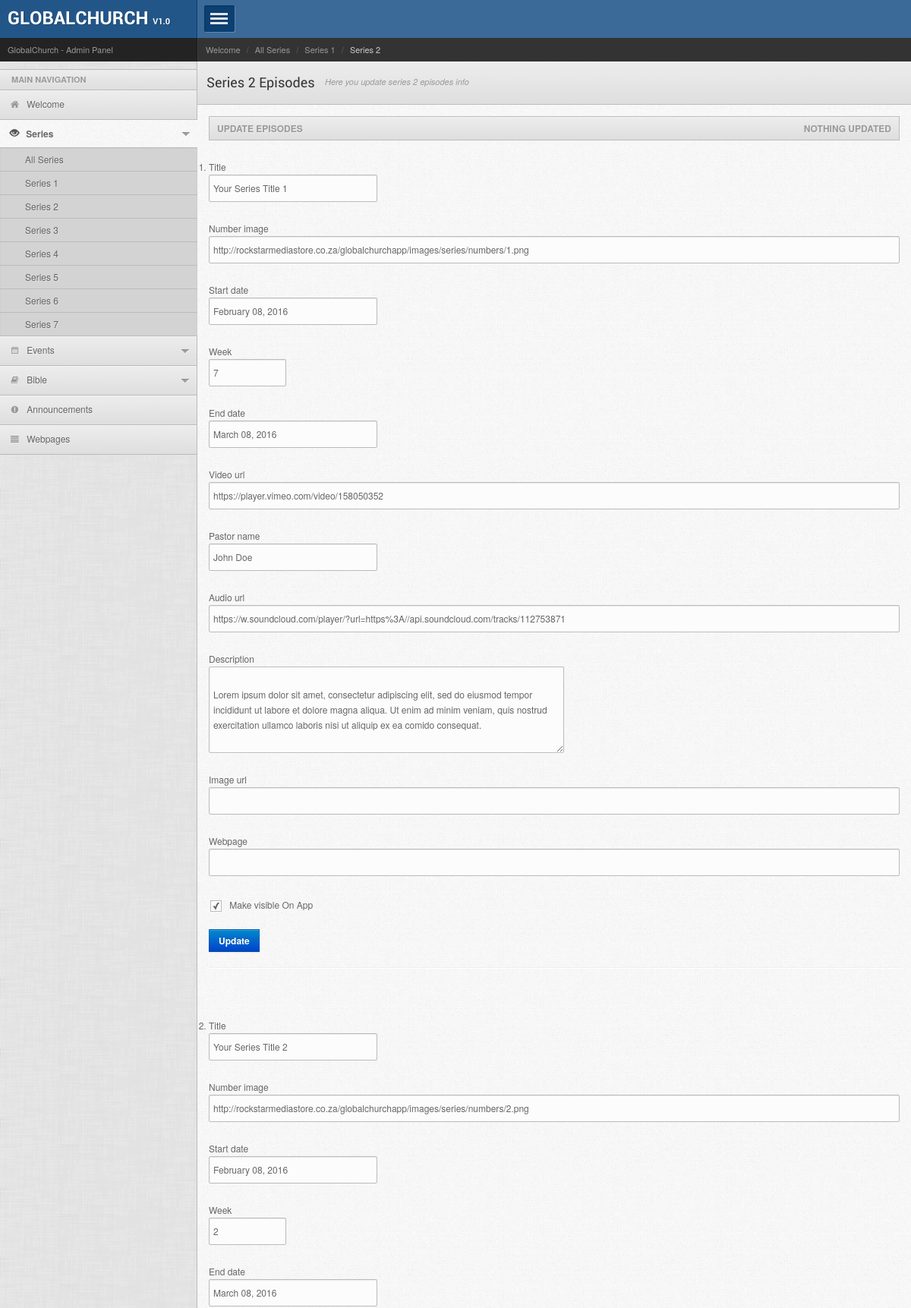
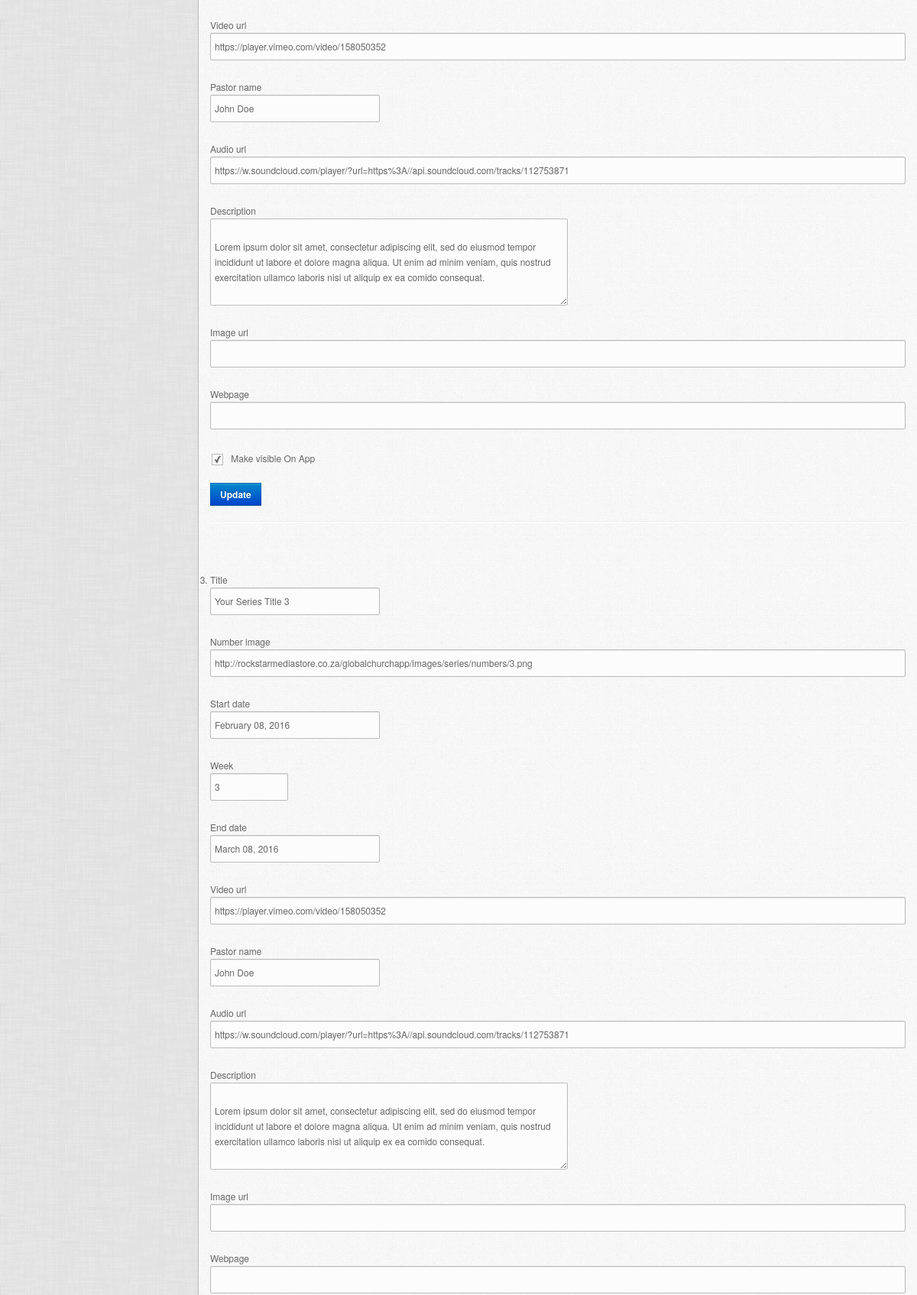
Page /series/series2.php (upper part) on the committed database (2 pictures, top to bottom).
### tables this page shows
CREATE TABLE IF NOT EXISTS `episodes` (
  `id` int(11) NOT NULL AUTO_INCREMENT,
  `SERIES_ID` int(11) NOT NULL,
  `EPISODE_TITLE` varchar(50) NOT NULL,
  `EPISODE_NUMBER_IMAGE` text NOT NULL,
  `EPISODE_START_DATE` varchar(50) NOT NULL,
  `EPISODE_WEEK` varchar(2) NOT NULL,
  `EPISODE_END_DATE` varchar(50) NOT NULL,
  `EPISODE_VIDEO` text NOT NULL,
  `EPISODE_PASTOR` varchar(50) NOT NULL,
  `EPISODE_AUDIO` text NOT NULL,
  `EPISODE_DESCRIPTION` text NOT NULL,
  `EPISODE_IMAGE` text,
  `EPISODE_WEBPAGE` text,
  `isActive` enum('y','n') NOT NULL,
  PRIMARY KEY (`id`)
);

### includes/db_conx.php (called while the page is built, shortened)
<?php
class DBC{
	public static function connect() {
		$db_conx = mysqli_connect("SERVER_NAME", "USERNAME","PASSWORD","DATABASE_NAME");
		return $db_conx;
	}
}
?>

### includes/db_functions.php (called while the page is built, shortened)
<?php
class DB_Functions {
	private $db_conx;
    function __construct() {
        include_once ('db_conx.php');
        $this->db_conx = DBC::connect();
    }
    public function getAllEpisodes($seriesID) {
	$sql = "Select * From episodes Where SERIES_ID = '$seriesID'";
        $result = mysqli_query($this->db_conx,$sql);
        return $result;
    }
}
?>

### series/series2.php (the view, shortened to what this page needs)
<?php
	include_once ('../includes/db_functions.php');
	$db = new DB_Functions();
	$message = "Nothing updated";
?>
<!DOCTYPE html>
<html>
<head>
<link rel="stylesheet" href="../css/style.default.css" type="text/css" />
<link rel="stylesheet" href="../prettify/prettify.css" type="text/css" />
<link rel="stylesheet" href="../css/bootstrap-fileupload.min.css" type="text/css" />
<link rel="stylesheet" href="../css/bootstrap-timepicker.min.css" type="text/css" />
</head>
<body>
<div class="mainwrapper">
    <div class="leftpanel">
        <div class="logopanel">
        	<h1><a href="../index.php">GlobalChurch <span>v1.0</span></a></h1>
        </div>
        <div class="datewidget">GlobalChurch - Admin Panel</div>
        <div class="leftmenu">
            <ul class="nav nav-tabs nav-stacked">
            	<li class="nav-header">Main Navigation</li>
            	<li><a href="../index.php"><span class="iconfa-home"></span> Welcome</a></li>
                <li class="active dropdown"><a href=""><span class="icon-eye-open"></span> Series</a>
                	<ul style="display: block;">
                    	<li><a href="all_series.php">All Series</a></li>
                    	<li><a href="series1.php">Series 1</a></li>
                    	<li><a href="series2.php">Series 2</a></li>
                    	<li><a href="series3.php">Series 3</a></li>
                    	<li><a href="series4.php">Series 4</a></li>
                    	<li><a href="series5.php">Series 5</a></li>
                    	<li><a href="series6.php">Series 6</a></li>
                    	<li><a href="series7.php">Series 7</a></li>
                    </ul>
                </li>
                <li class="dropdown"><a href=""><span class="iconfa-calendar"></span> Events</a>
                </li>
                <li class="dropdown"><a href=""><span class="iconfa-book"></span> Bible</a>
                </li>
                <li><a href="../news/news.php"><span class="iconfa-exclamation-sign"></span> Announcements</a>
                </li>
                <li><a href="../pages/pages.php"><span class="iconfa-align-justify"></span> Webpages</a>
                </li>
             </ul>
        </div>
    </div>
    <div class="rightpanel">
    	<div class="headerpanel">
        	<a href="" class="showmenu"></a>
    	</div>
        <div class="breadcrumbwidget">
        	<ul class="skins">
                <li>&nbsp;</li>
            </ul>
        	<ul class="breadcrumb">
                <li><a href="../index.php">Welcome</a> <span class="divider">/</span></li>
                <li><a href="all_series.php">All Series</a> <span class="divider">/</span></li>
                <li><a href="series1.php">Series 1</a> <span class="divider">/</span></li>
                <li class="active">Series 2</li>
            </ul>
        </div>
        <div class="pagetitle">
        	<h1>Series 2 Episodes</h1> <span>Here you update series 2 episodes info</span>
        </div>
        <div class="maincontent">
        	<div class="contentinner">
            	<h4 class="widgettitle">Update Episodes <span style="float:right"><?php echo $message; ?></span></h4>
                <div class="widgetcontent">
                    <ol class="devices">
                    <?php
                        $allEpisodes = $db->getAllEpisodes(2);
                        while ($row = mysqli_fetch_array($allEpisodes)) {
                            ?>
                        <li>
                            <form id="<?php echo $row["id"] ?>" class="stdform" name="" method="post">
                                <p>
                                    <label>Title</label>
                                    <span class="field"><input type="text" name="title" class="input-large" value="<?php echo $row["EPISODE_TITLE"] ?>" /></span>
                                </p>
                                <p>
                                    <label>Number image</label>
                                    <span class="field"><input type="text" name="number_image" class="input-xxlarge" value="<?php echo $row["EPISODE_NUMBER_IMAGE"] ?>" /></span>
                                </p>
                                <p>
                                    <label>Start date</label>
                                    <span class="field"><input type="text" name="start_date" class="input-large" value="<?php echo $row["EPISODE_START_DATE"] ?>" /></span>
                                </p>
                                <p>
                                    <label>Week</label>
                                    <span class="field"><input type="text" name="week" class="input-small" value="<?php echo $row["EPISODE_WEEK"] ?>" /></span>
                                </p>
                                <p>
                                    <label>End date</label>
                                    <span class="field"><input type="text" name="end_date" class="input-large" value="<?php echo $row["EPISODE_END_DATE"] ?>" /></span>
                                </p>
                                <p>
                                    <label>Video url</label>
                                    <span class="field"><input type="text" name="video_url" class="input-xxlarge" value="<?php echo $row["EPISODE_VIDEO"] ?>" /></span>
                                </p>
                                <p>
                                    <label>Pastor name</label>
                                    <span class="field"><input type="text" name="pastor_name" class="input-large" value="<?php echo $row["EPISODE_PASTOR"] ?>" /></span>
                                </p>
                                <p>
                                    <label>Audio url</label>
                                    <span class="field"><input type="text" name="audio_url" class="input-xxlarge" value="<?php echo $row["EPISODE_AUDIO"] ?>" /></span>
                                </p>
                                <p>
                                    <label>Description</label>
                                    <span class="field">
                                    	<textarea id="autoResizeTA" name="description" cols="80" rows="5" class="span5" style="resize: vertical">
											<?php echo $row["EPISODE_DESCRIPTION"] ?>
                                        </textarea>
                                    </span>
                                </p>
                                <p>
                                    <label>Image url</label>
                                    <span class="field"><input type="text" name="image_url" class="input-xxlarge" value="<?php echo $row["EPISODE_IMAGE"] ?>" /></span>
                                </p>
                                <p>
                                    <label>Webpage</label>
                                    <span class="field"><input type="text" name="webpage_url" class="input-xxlarge" value="<?php echo $row["EPISODE_WEBPAGE"] ?>" /></span>
                                </p>
                                <p>
                                    <span class="formwrapper">
                                    	<?php
											if($row["isActive"] == 'y'){
												?>
												<input type="checkbox" name="visible" checked /> Make visible On App<br />
										<?php
                                            }else{
												?>
												<input type="checkbox" name="visible" /> Make visible On App<br />
										<?php
                                            }
										?>
                                    </span>
                                </p>
                                <p class="stdformbutton">
                                    <button name="update_an_episode" class="btn btn-primary">Update</button>
                                </p>
                            </form>
                            <hr>
                            <br>
                        </li>
                    <?php }?>
                    </ol>
                    </div>
            </div>
        </div>
    </div>
</div>
</body>
</html>

### rows in the picture
episodes: title "Your Series Title 1", number_image "http://rockstarmediastore.co.za/globalchurchapp/images/series/numbers/1.png", start_date "February 08, 2016", week "7", end_date "March 08, 2016", video_url "https://player.vimeo.com/video/158050352", pastor_name "John Doe", audio_url "https://w.soundcloud.com/player/?url=https%3A//api.soundcloud.com/tracks/112753871", description "Lorem ipsum dolor sit amet, consectetur adipiscing elit, sed do eiusmod tempor incididunt ut labore et dolore magna aliqua. Ut enim ad minim veniam, quis nostrud exercitation ullamco laboris nisi ut aliquip ex ea comido consequat.", isActive "Make visible On App"
episodes: title "Your Series Title 2", number_image "http://rockstarmediastore.co.za/globalchurchapp/images/series/numbers/2.png", start_date "February 08, 2016", week "2", end_date "March 08, 2016", video_url "https://player.vimeo.com/video/158050352", pastor_name "John Doe", audio_url "https://w.soundcloud.com/player/?url=https%3A//api.soundcloud.com/tracks/112753871", description "Lorem ipsum dolor sit amet, consectetur adipiscing elit, sed do eiusmod tempor incididunt ut labore et dolore magna aliqua. Ut enim ad minim veniam, quis nostrud exercitation ullamco laboris nisi ut aliquip ex ea comido consequat.", isActive "Make visible On App"
episodes: title "Your Series Title 3", number_image "http://rockstarmediastore.co.za/globalchurchapp/images/series/numbers/3.png", start_date "February 08, 2016", week "3", end_date "March 08, 2016", video_url "https://player.vimeo.com/video/158050352", pastor_name "John Doe", audio_url "https://w.soundcloud.com/player/?url=https%3A//api.soundcloud.com/tracks/112753871", description "Lorem ipsum dolor sit amet, consectetur adipiscing elit, sed do eiusmod tempor incididunt ut labore et dolore magna aliqua. Ut enim ad minim veniam, quis nostrud exercitation ullamco laboris nisi ut aliquip ex ea comido consequat."

### other values in the picture
$message "NOTHING UPDATED"
